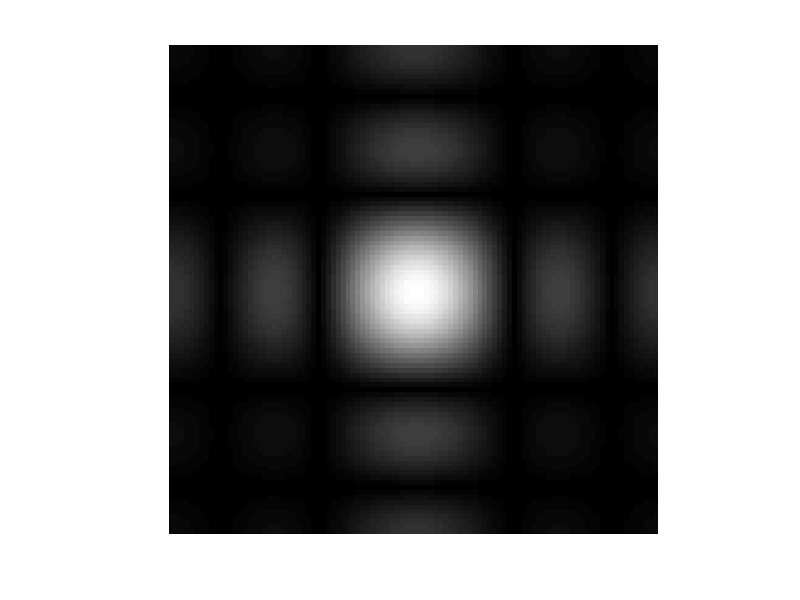
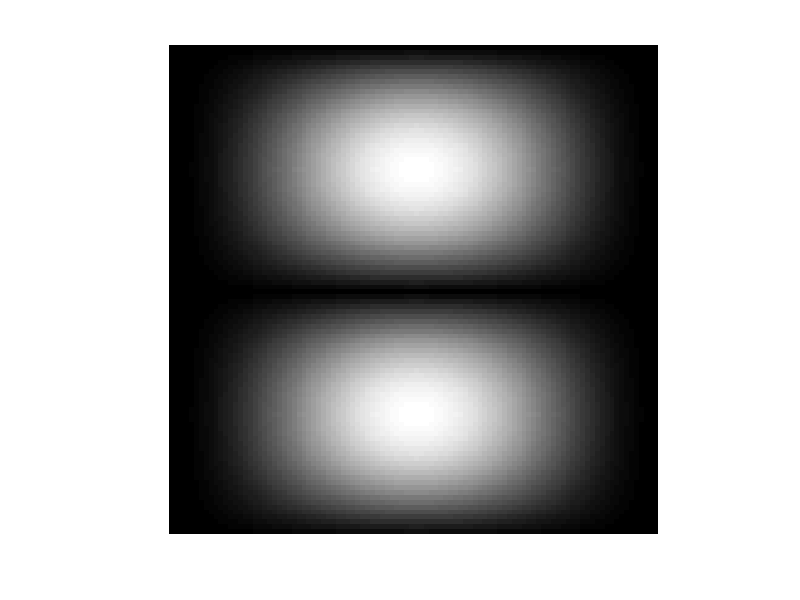

These figures' MATLAB source, in order: (Note: this script raises an error after producing the figures.)
clc;clear;
%visualizando h1
h1 = ones(5,5)/25;
h2 = [1,2,1;0,0,0;-1,-2,-1];
fh1 = fft2(h1,100,100);
fh1 = abs(fh1);
fh1 = (fh1)/max(max(fh1));
fh1 = fftshift(fh1);
figure;
imshow(fh1);
imwrite(fh1,'moduloh1.png');
%terminando de visualizar o h1

%visualizando h2
fh2 = fft2(h2,100,100);
fh2 = abs(fh2);
fh2 = (fh2)/max(max(fh2));
fh2 = fftshift(fh2);
figure;
imshow(fh2);
imwrite(fh2,'moduloh2.png');
%terminando de visualizar o h2

%aplicando os filtros h1 e h2 no dominio da frequencia nas imagens
img1 = imread('footBallOrig.png');
img2 = imread('noiseball.png');
img3 = imread('woman.png');
fimg1 = fft2(img1);
fimg1h1 = filtrogeral(fimg1,h1);
fimg1h2 = filtrogeral(fimg1,h2);
img1h1 = ifft2(fimg1h1);
img1h2 = ifft2(fimg1h2);
if (max(max(img1h1))) ~= 0
  img1h1 = img1h1/(max(max(img1h1)));
end
if (max(max(img1h2))) ~= 0
  img1h2 = img1h2/(max(max(img1h2)));
end
imwrite(img1h1,'footballh1.png');
imwrite(img1h2,'footballh2.png');

fimg2 = fft2(img2);
fimg2h1 = filtrogeral(fimg2,h1);
fimg2h2 = filtrogeral(fimg2,h2);
img2h1 = ifft2(fimg2h1);
img2h2 = ifft2(fimg2h2);
if (max(max(img2h1))) ~= 0
  img2h1 = img2h1/(max(max(img2h1)));
end
if (max(max(img2h2))) ~=0
  img2h2 = img2h2/(max(max(img2h2)));
end

imwrite(img2h1,'noiseballh1.png');
imwrite(img2h2,'noiseballh2.png');

fimg3 = fft2(img3);
fimg3h1 = filtrogeral(fimg3,h1);
fimg3h2 = filtrogeral(fimg3,h2);
img3h1 = ifft2(fimg3h1);
img3h2 = ifft2(fimg3h2);
if (max(max(img3h1))) ~= 0
  img3h1 = img3h1/(max(max(img3h1)));
end
if (max(max(img3h2))) ~= 0
  img3h2 = img3h2/(max(max(img3h2)));
end
imwrite(img3h1,'womanh1.png');
imwrite(img3h2,'womanh2.png');